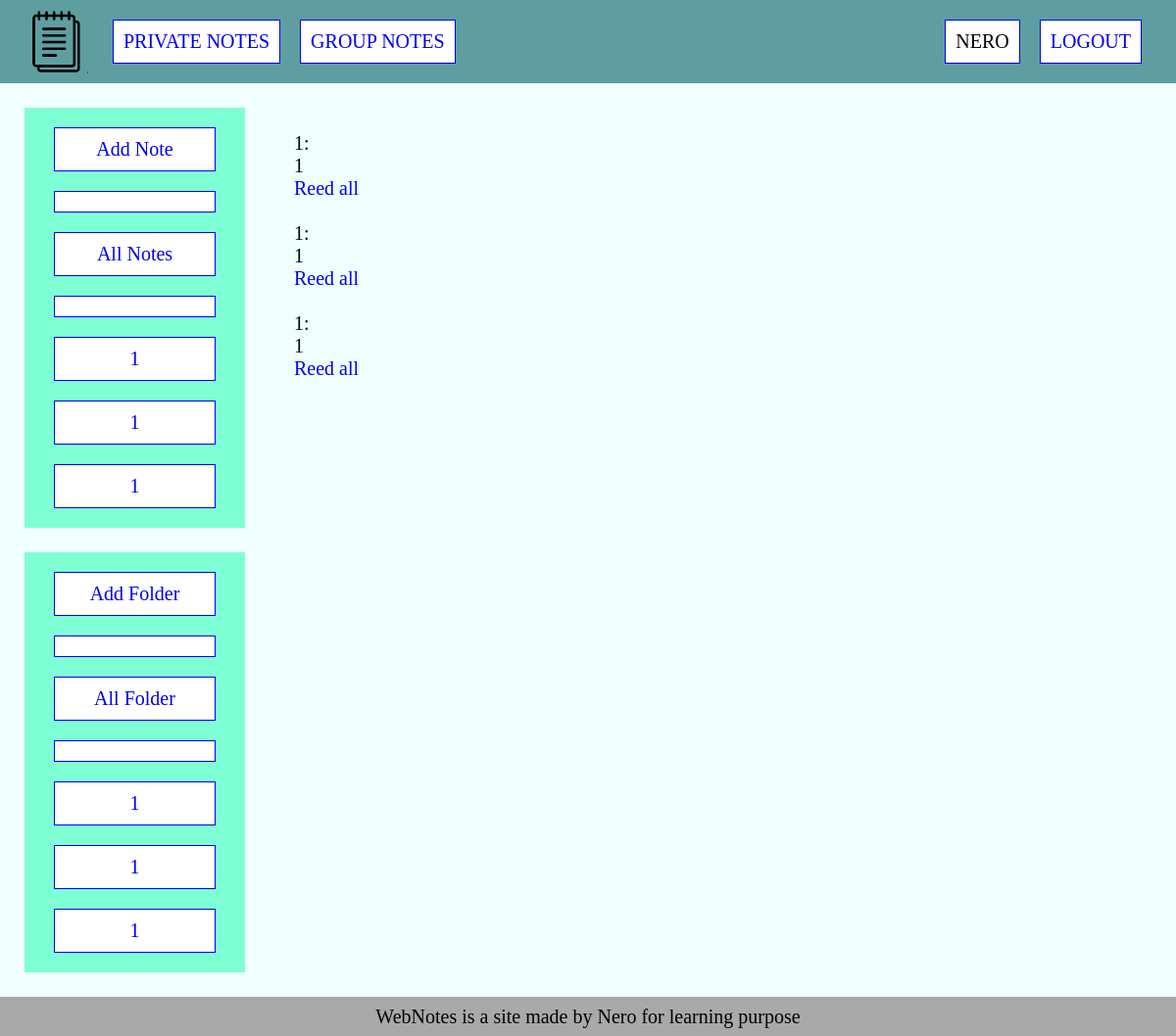
/private_notes/ (signed in), run on the app's committed database.
### notes/models.py (models this page shows)
class Note(models.Model):
    title = models.CharField(max_length=255)
    slug = models.SlugField(max_length=255, db_index=True)
    content = models.TextField()
    icon = models.ImageField(upload_to='photos/%Y/%m/%d/', blank=True)
    time_created = models.DateTimeField(auto_now_add=True)
    time_updated = models.DateTimeField(auto_now=True)
    user = models.ForeignKey(User, on_delete=models.PROTECT)
    folder = models.ForeignKey('Folder', on_delete=models.CASCADE, blank=True, null=True)
    def __str__(self):
        return self.title
    def get_absolute_url(self):
        return reverse('show_note', kwargs={'username': self.user.username, 'note_slug': self.slug})

class Folder(models.Model):
    title = models.CharField(max_length=255)
    slug = models.SlugField(max_length=255, db_index=True)
    user = models.ForeignKey(User, on_delete=models.PROTECT)
    time_created = models.DateTimeField(auto_now_add=True)
    time_updated = models.DateTimeField(auto_now=True)
    def __str__(self):
        return self.title
    def get_absolute_url(self):
        return reverse('show_folder', kwargs={'username': self.user.username, 'folder_slug': self.slug})

### notes/views.py (the view)
# urls.py: path('private_notes/', PrivateNotes.as_view(), name='private_notes'),
class PrivateNotes(LoginRequiredMixin, DataMixin, ListView):
    model = Note
    template_name = 'notes/private_notes.html'
    def get_context_data(self, *, object_list=None, **kwargs):
        context = super().get_context_data(**kwargs)
        c_def = self.get_user_context(title='Private Notes')
        return dict(list(context.items()) + list(c_def.items()))

### notes/utils.py (called while the page is built)
    def get_user_context(self, **kwargs):
        context = kwargs
        context['menu'] = menu
        self.kwargs['username'] = self.request.user
        context['folders'] = Folder.objects.filter(user__username=self.kwargs['username']).select_related('user')
        context['notes'] = Note.objects.filter(user__username=self.kwargs['username']).select_related('user')
        return context

### notes/templates/notes/private_notes.html
{% extends 'notes/base.html' %}
{% block sidebar %}
    <aside class="aside-left">
        <div class="sidebar">
            <ul class="sidebar-links">
                <li class="sidebar-item"><a href="{% url 'add_private_note' %}">Add Note</a></li>
                <li class="sidebar-item"></li>
                {% if notes|length > 0 %}
                    <li class="sidebar-item"><a href="{% url 'private_notes' %}">All Notes</a></li>
                    <li class="sidebar-item"></li>
                    {% for n in notes %}
                        {% if n.pk == note_selected %}
                            <li class="sidebar-selected">{{ n }}</li>
                        {% else %}
                            <li class="sidebar-item"><a href="{{ n.get_absolute_url }}">{{ n }}</a></li>
                        {% endif %}
                    {% endfor %}
                {% endif %}
            </ul>
        </div>
        <div class="sidebar">
            <ul class="sidebar-links">
                <li class="sidebar-item"><a href="{% url 'add_folder' %}">Add Folder</a></li>
                <li class="sidebar-item"></li>
                {% if folders|length > 0 %}
                    <li class="sidebar-item"><a href="{% url 'all_folders' %}">All Folder</a></li>
                    <li class="sidebar-item"></li>
                    {% for f in folders %}
                        {% if f.pk == folder_selected and folder_link %}
                            <li class="sidebar-selected"><a href="{{ f.get_absolute_url }}">{{ f }}</a></li>
                        {% elif f.pk == folder_selected %}
                            <li class="sidebar-selected">{{ f }}</li>
                        {% else %}
                            <li class="sidebar-item"><a href="{{ f.get_absolute_url }}">{{ f }}</a></li>
                        {% endif %}
                    {% endfor %}
                {% endif %}
            </ul>
        </div>
    </aside>
{% endblock %}
{% block content %}
    <div class="container-notes">
        {% if is_folder %}
            {% for note in folder_notes %}
                <div>
                    <p>{{ note.title }}: </p>
                    <p>{{ note.content }}</p>
                    <p><a href="{{ note.get_absolute_url }}">Reed all</a></p>
                    <br>
                </div>
            {% endfor %}
        {% else %}
            {% for note in notes %}
                <div>
                    <p>{{ note.title }}: </p>
                    <p>{{ note.content }}</p>
                    <p><a href="{{ note.get_absolute_url }}">Reed all</a></p>
                    <br>
                </div>
            {% endfor %}
        {% endif %}
    </div>
{% endblock %}

### notes/templates/notes/base.html (shortened to what this page needs)
{% load static %}
<!DOCTYPE html>
<html lang="en">
<head>
    <link href="{% static 'notes/css/styles.css' %}" rel="stylesheet">
</head>
<body>
{% block header %}
<header class="container primary-header">
    <a class="logo" href="{% url 'home' %}">
        <img class="logo" src="{% static 'notes/images/home-icon.png' %}" alt="logo">
    </a>
    <nav class="primary-nav">
        <ul class="primary-nav-links">
            {% if  request.user.is_authenticated %}
                {% for m in menu %}
                    <li class="primary-nav-item"><a href="{% url m.url_name %}">{{ m.title }}</a></li>
                {% endfor %}
                <li class="primary-nav-item push-right">{{ user.username }}</li>
                <li class="primary-nav-item"><a href="{% url 'logout' %}" >Logout</a></li>
            {% else %}
                <li class="primary-nav-item">WebNotes</li>
                <li class="primary-nav-item push-right"><a href="{% url 'login' %}" >Login</a></li>
                <li class="primary-nav-item"><a href="{% url 'sign_in' %}" >Sign in</a></li>
            {% endif %}
        </ul>
    </nav>
</header>
{% endblock %}
<div class="container">
{% block sidebar %}{% endblock %}
{% block content %}{% endblock %}
</div>
<footer>
    <span>WebNotes is a site made by Nero for learning purpose</span>
</footer>
</body>
</html>

### notes/static/notes/css/styles.css (style rules this page uses)
* { box-sizing: border-box; margin: 0; padding: 0; font-size: 20px; }
a { text-decoration: none; }
.container { width: 100%; height: 100%; min-height: 85vh; display: flex; background: azure; }
.container-notes { width: 100%; height: 100%; margin: 50px; display: flex; flex-direction: column; }
.primary-header { height: 10vh; min-height: 85px; max-height: 10%; background-color: cadetblue; padding: 0 25px; display: flex; justify-content: space-between; align-items: center; text-transform: uppercase; }
.logo { height: 65px; width: 65px; background-image: url("/notes/static/notes/images/home-icon.png"); display: block; }
.primary-nav { flex-grow: 1; }
.primary-nav-links { display: flex; }
.primary-nav-item { margin: 0 10px; padding: 10px; list-style-type: none; border: 1px solid blue; background-color: #ffffff; }
.primary-nav-item:first-child { margin-left: 25px; }
.push-right { margin-left: auto; }
.aside-left { height: 100%; position: sticky; top: 0; }
.sidebar { width: 100%; max-width: 15%; min-width: 225px; margin: 25px 0 25px 25px; display: flex; flex-direction: column; align-items: center; background-color: aquamarine; }
.sidebar-item { margin: 20px 0; padding: 10px; min-width: 165px; text-align: center; list-style-type: none; border: 1px solid blue; background-color: #ffffff; }
footer { width: 100%; height: 5%; min-height: 5vh; position: relative; bottom: 0; display: flex; justify-content: center; align-items: center; background: darkgrey; }

### data on the page
Note: title "1", content "1"
Note: title "1", content "1"
Note: title "1", content "1"
Folder: title "1"
Folder: title "1"
Folder: title "1"

### other printed values
{{ m.title }} "PRIVATE NOTES" "GROUP NOTES"
{{ user.username }} "NERO"
